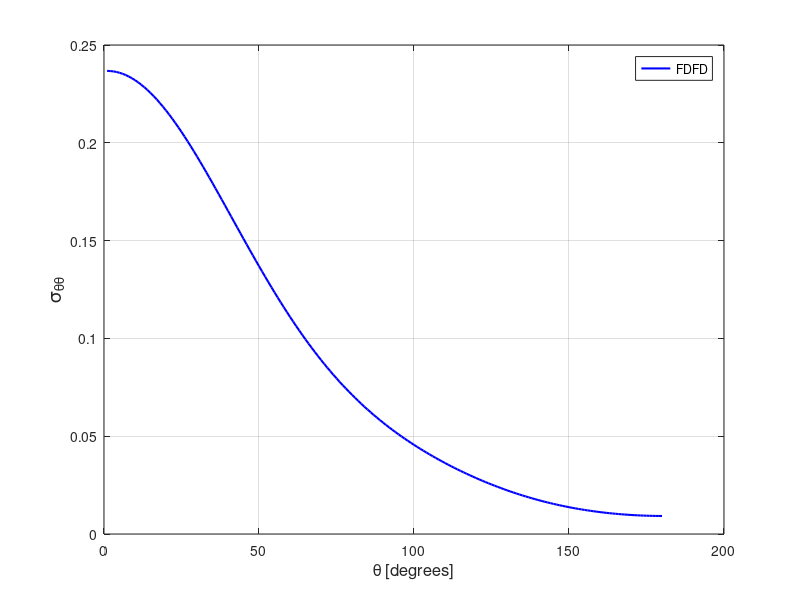

Recreate this plot in MATLAB.
stt = [ 
    1  0.23674913E+00
    2  0.23669188E+00
    3  0.23651658E+00
    4  0.23622306E+00
    5  0.23581116E+00
    6  0.23528220E+00
    7  0.23463766E+00
    8  0.23387760E+00
    9  0.23300448E+00
   10  0.23202014E+00
   11  0.23092520E+00
   12  0.22972399E+00
   13  0.22841662E+00
   14  0.22700536E+00
   15  0.22549519E+00
   16  0.22388646E+00
   17  0.22218318E+00
   18  0.22038972E+00
   19  0.21850711E+00
   20  0.21653831E+00
   21  0.21448947E+00
   22  0.21236266E+00
   23  0.21016209E+00
   24  0.20789066E+00
   25  0.20555192E+00
   26  0.20315203E+00
   27  0.20069364E+00
   28  0.19818003E+00
   29  0.19561602E+00
   30  0.19300504E+00
   31  0.19035122E+00
   32  0.18766020E+00
   33  0.18493395E+00
   34  0.18217775E+00
   35  0.17939460E+00
   36  0.17658818E+00
   37  0.17376512E+00
   38  0.17092581E+00
   39  0.16807581E+00
   40  0.16521741E+00
   41  0.16235544E+00
   42  0.15949285E+00
   43  0.15663296E+00
   44  0.15377884E+00
   45  0.15093382E+00
   46  0.14810078E+00
   47  0.14528172E+00
   48  0.14248161E+00
   49  0.13970064E+00
   50  0.13694182E+00
   51  0.13420902E+00
   52  0.13150214E+00
   53  0.12882440E+00
   54  0.12617761E+00
   55  0.12356331E+00
   56  0.12098385E+00
   57  0.11843903E+00
   58  0.11593146E+00
   59  0.11346143E+00
   60  0.11103144E+00
   61  0.10864008E+00
   62  0.10628973E+00
   63  0.10398181E+00
   64  0.10171515E+00
   65  0.99490106E-01
   66  0.97308680E-01
   67  0.95169432E-01
   68  0.93072809E-01
   69  0.91018856E-01
   70  0.89007825E-01
   71  0.87039217E-01
   72  0.85112616E-01
   73  0.83227627E-01
   74  0.81384562E-01
   75  0.79582147E-01
   76  0.77819340E-01
   77  0.76096356E-01
   78  0.74412875E-01
   79  0.72767422E-01
   80  0.71158782E-01
   81  0.69587983E-01
   82  0.68052620E-01
   83  0.66552930E-01
   84  0.65086156E-01
   85  0.63653216E-01
   86  0.62253788E-01
   87  0.60884573E-01
   88  0.59547409E-01
   89  0.58238853E-01
   90  0.56959849E-01
   91  0.55708822E-01
   92  0.54485254E-01
   93  0.53288084E-01
   94  0.52116465E-01
   95  0.50969757E-01
   96  0.49847148E-01
   97  0.48747860E-01
   98  0.47671389E-01
   99  0.46616655E-01
  100  0.45583192E-01
  101  0.44570353E-01
  102  0.43577306E-01
  103  0.42604037E-01
  104  0.41649453E-01
  105  0.40713347E-01
  106  0.39795361E-01
  107  0.38894720E-01
  108  0.38011074E-01
  109  0.37144139E-01
  110  0.36293391E-01
  111  0.35458624E-01
  112  0.34639135E-01
  113  0.33835895E-01
  114  0.33047032E-01
  115  0.32273114E-01
  116  0.31514004E-01
  117  0.30769611E-01
  118  0.30039011E-01
  119  0.29322710E-01
  120  0.28620658E-01
  121  0.27932011E-01
  122  0.27257621E-01
  123  0.26596844E-01
  124  0.25949344E-01
  125  0.25315609E-01
  126  0.24695296E-01
  127  0.24088280E-01
  128  0.23494853E-01
  129  0.22914438E-01
  130  0.22347292E-01
  131  0.21793619E-01
  132  0.21252898E-01
  133  0.20725382E-01
  134  0.20210970E-01
  135  0.19709317E-01
  136  0.19221058E-01
  137  0.18745448E-01
  138  0.18282972E-01
  139  0.17833138E-01
  140  0.17396055E-01
  141  0.16971692E-01
  142  0.16560020E-01
  143  0.16161015E-01
  144  0.15774278E-01
  145  0.15400106E-01
  146  0.15038035E-01
  147  0.14688396E-01
  148  0.14350637E-01
  149  0.14025043E-01
  150  0.13711220E-01
  151  0.13409145E-01
  152  0.13118762E-01
  153  0.12839985E-01
  154  0.12572397E-01
  155  0.12316221E-01
  156  0.12071044E-01
  157  0.11837050E-01
  158  0.11613808E-01
  159  0.11401246E-01
  160  0.11199446E-01
  161  0.11008038E-01
  162  0.10826947E-01
  163  0.10656015E-01
  164  0.10495129E-01
  165  0.10344211E-01
  166  0.10203206E-01
  167  0.10071802E-01
  168  0.99500446E-02
  169  0.98377056E-02
  170  0.97347032E-02
  171  0.96412040E-02
  172  0.95566884E-02
  173  0.94812587E-02
  174  0.94149746E-02
  175  0.93576331E-02
  176  0.93093654E-02
  177  0.92697078E-02
  178  0.92389928E-02
  179  0.92169829E-02
  180  0.92038317E-02
  181  0.91994116E-02
  182  0.92036808E-02
  183  0.92168851E-02
  184  0.92386976E-02
  185  0.92692804E-02
  186  0.93086930E-02
  187  0.93570407E-02
  188  0.94140777E-02
  189  0.94803115E-02
  190  0.95554609E-02
  191  0.96397353E-02
  192  0.97332215E-02
  193  0.98359408E-02
  194  0.99480776E-02
  195  0.10069636E-01
  196  0.10200735E-01
  197  0.10341540E-01
  198  0.10492195E-01
  199  0.10652713E-01
  200  0.10823385E-01
  201  0.11004069E-01
  202  0.11195158E-01
  203  0.11396560E-01
  204  0.11608675E-01
  205  0.11831556E-01
  206  0.12065064E-01
  207  0.12309644E-01
  208  0.12565301E-01
  209  0.12832279E-01
  210  0.13110554E-01
  211  0.13400210E-01
  212  0.13701742E-01
  213  0.14014717E-01
  214  0.14339668E-01
  215  0.14676701E-01
  216  0.15025663E-01
  217  0.15386694E-01
  218  0.15760003E-01
  219  0.16145816E-01
  220  0.16544003E-01
  221  0.16954657E-01
  222  0.17378105E-01
  223  0.17813882E-01
  224  0.18262656E-01
  225  0.18724227E-01
  226  0.19198490E-01
  227  0.19685598E-01
  228  0.20185722E-01
  229  0.20699043E-01
  230  0.21225456E-01
  231  0.21764802E-01
  232  0.22317125E-01
  233  0.22882802E-01
  234  0.23461822E-01
  235  0.24053665E-01
  236  0.24659354E-01
  237  0.25278239E-01
  238  0.25910284E-01
  239  0.26556194E-01
  240  0.27215434E-01
  241  0.27888492E-01
  242  0.28575249E-01
  243  0.29275896E-01
  244  0.29990403E-01
  245  0.30719368E-01
  246  0.31462181E-01
  247  0.32219667E-01
  248  0.32991789E-01
  249  0.33778880E-01
  250  0.34580808E-01
  251  0.35398692E-01
  252  0.36231779E-01
  253  0.37080720E-01
  254  0.37946116E-01
  255  0.38828123E-01
  256  0.39727051E-01
  257  0.40643603E-01
  258  0.41578371E-01
  259  0.42531248E-01
  260  0.43503165E-01
  261  0.44494286E-01
  262  0.45505688E-01
  263  0.46537973E-01
  264  0.47591116E-01
  265  0.48666436E-01
  266  0.49764197E-01
  267  0.50885506E-01
  268  0.52031003E-01
  269  0.53201053E-01
  270  0.54397389E-01
  271  0.55619344E-01
  272  0.56869570E-01
  273  0.58147438E-01
  274  0.59454076E-01
  275  0.60790807E-01
  276  0.62159013E-01
  277  0.63557826E-01
  278  0.64989135E-01
  279  0.66454507E-01
  280  0.67954130E-01
  281  0.69488645E-01
  282  0.71058750E-01
  283  0.72666205E-01
  284  0.74310966E-01
  285  0.75993560E-01
  286  0.77715859E-01
  287  0.79477392E-01
  288  0.81279144E-01
  289  0.83121814E-01
  290  0.85006341E-01
  291  0.86931840E-01
  292  0.88899598E-01
  293  0.90910099E-01
  294  0.92963822E-01
  295  0.95059671E-01
  296  0.97197801E-01
  297  0.99379510E-01
  298  0.10160324E+00
  299  0.10386972E+00
  300  0.10617784E+00
  301  0.10852666E+00
  302  0.11091703E+00
  303  0.11334696E+00
  304  0.11581602E+00
  305  0.11832289E+00
  306  0.12086719E+00
  307  0.12344715E+00
  308  0.12606104E+00
  309  0.12870698E+00
  310  0.13138416E+00
  311  0.13409024E+00
  312  0.13682376E+00
  313  0.13958186E+00
  314  0.14236245E+00
  315  0.14516316E+00
  316  0.14798151E+00
  317  0.15081491E+00
  318  0.15365960E+00
  319  0.15651363E+00
  320  0.15937428E+00
  321  0.16223635E+00
  322  0.16509911E+00
  323  0.16795774E+00
  324  0.17080823E+00
  325  0.17364821E+00
  326  0.17647287E+00
  327  0.17927912E+00
  328  0.18206318E+00
  329  0.18482092E+00
  330  0.18754835E+00
  331  0.19024132E+00
  332  0.19289610E+00
  333  0.19550885E+00
  334  0.19807458E+00
  335  0.20059097E+00
  336  0.20305185E+00
  337  0.20545486E+00
  338  0.20779456E+00
  339  0.21006934E+00
  340  0.21227281E+00
  341  0.21440223E+00
  342  0.21645422E+00
  343  0.21842535E+00
  344  0.22031207E+00
  345  0.22211027E+00
  346  0.22381701E+00
  347  0.22542949E+00
  348  0.22694434E+00
  349  0.22835815E+00
  350  0.22967027E+00
  351  0.23087735E+00
  352  0.23197551E+00
  353  0.23296440E+00
  354  0.23384295E+00
  355  0.23460776E+00
  356  0.23525609E+00
  357  0.23579152E+00
  358  0.23620655E+00
  359  0.23650600E+00
  360  0.23668712E+00
 ]; 
plot(stt(1:180,1),stt(1:180,2),'b-','linewidth',1.5 ); 
grid on 
legend('FDFD');
xlabel('\theta [degrees]','FontSize',12);
ylabel('\sigma_{\theta\theta}','FontSize',14);
